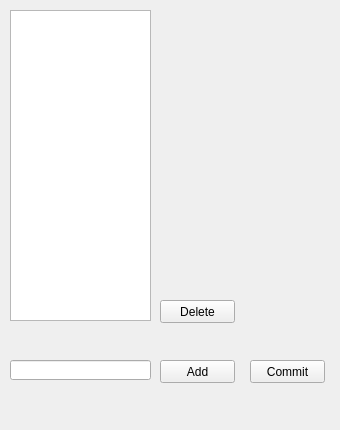
<?xml version="1.0" encoding="UTF-8"?>
<ui version="4.0">
 <class>VLANsWindow</class>
 <widget class="QMainWindow" name="VLANsWindow">
  <property name="geometry">
   <rect>
    <x>0</x>
    <y>0</y>
    <width>340</width>
    <height>430</height>
   </rect>
  </property>
  <property name="minimumSize">
   <size>
    <width>340</width>
    <height>430</height>
   </size>
  </property>
  <property name="maximumSize">
   <size>
    <width>340</width>
    <height>430</height>
   </size>
  </property>
  <property name="windowTitle">
   <string>VLANs</string>
  </property>
  <widget class="QWidget" name="centralwidget">
   <widget class="QPushButton" name="addVLAN">
    <property name="geometry">
     <rect>
      <x>160</x>
      <y>360</y>
      <width>75</width>
      <height>23</height>
     </rect>
    </property>
    <property name="text">
     <string>Add</string>
    </property>
   </widget>
   <widget class="QPushButton" name="removeVLAN">
    <property name="geometry">
     <rect>
      <x>160</x>
      <y>300</y>
      <width>75</width>
      <height>23</height>
     </rect>
    </property>
    <property name="text">
     <string>Delete</string>
    </property>
   </widget>
   <widget class="QLineEdit" name="inputVlan">
    <property name="geometry">
     <rect>
      <x>10</x>
      <y>360</y>
      <width>141</width>
      <height>20</height>
     </rect>
    </property>
   </widget>
   <widget class="QListView" name="vlanList">
    <property name="geometry">
     <rect>
      <x>10</x>
      <y>10</y>
      <width>141</width>
      <height>311</height>
     </rect>
    </property>
   </widget>
   <widget class="QPushButton" name="commit">
    <property name="geometry">
     <rect>
      <x>250</x>
      <y>360</y>
      <width>75</width>
      <height>23</height>
     </rect>
    </property>
    <property name="text">
     <string>Commit</string>
    </property>
   </widget>
  </widget>
 </widget>
 <resources/>
 <connections/>
</ui>
